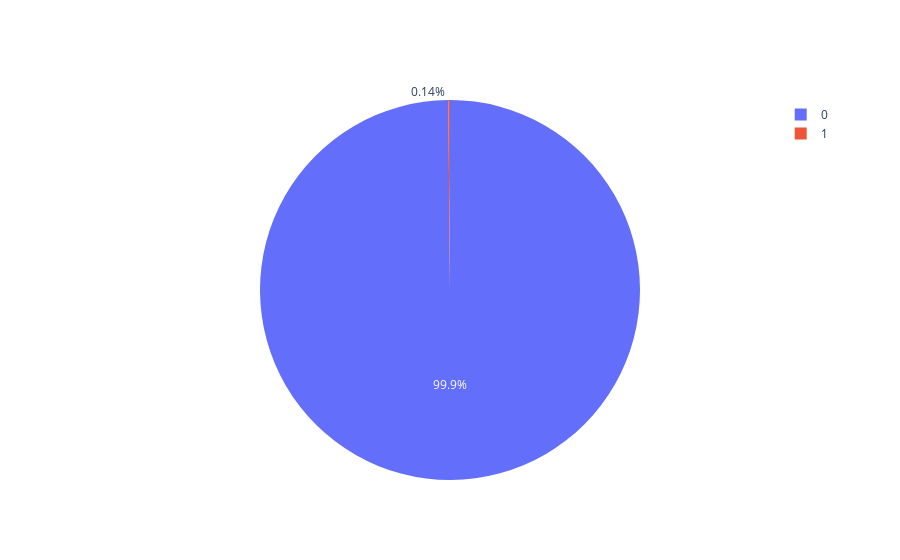

The notebook cell this image was saved under:
### Code cell
labels = list(data['isFraud'].value_counts().index)
values = list(data['isFraud'].value_counts().values)
fig = go.Figure(data=[go.Pie(labels=labels, values=values)])
fig.show()

### Figure 1 — Plotly figure (JSON) as saved in the notebook; plotly's stock layout.template omitted (floating-point values rounded to 4 significant figures)
{"data": [{"labels": [0, 1], "type": "pie", "values": [49930, 70]}], "layout": {}}
